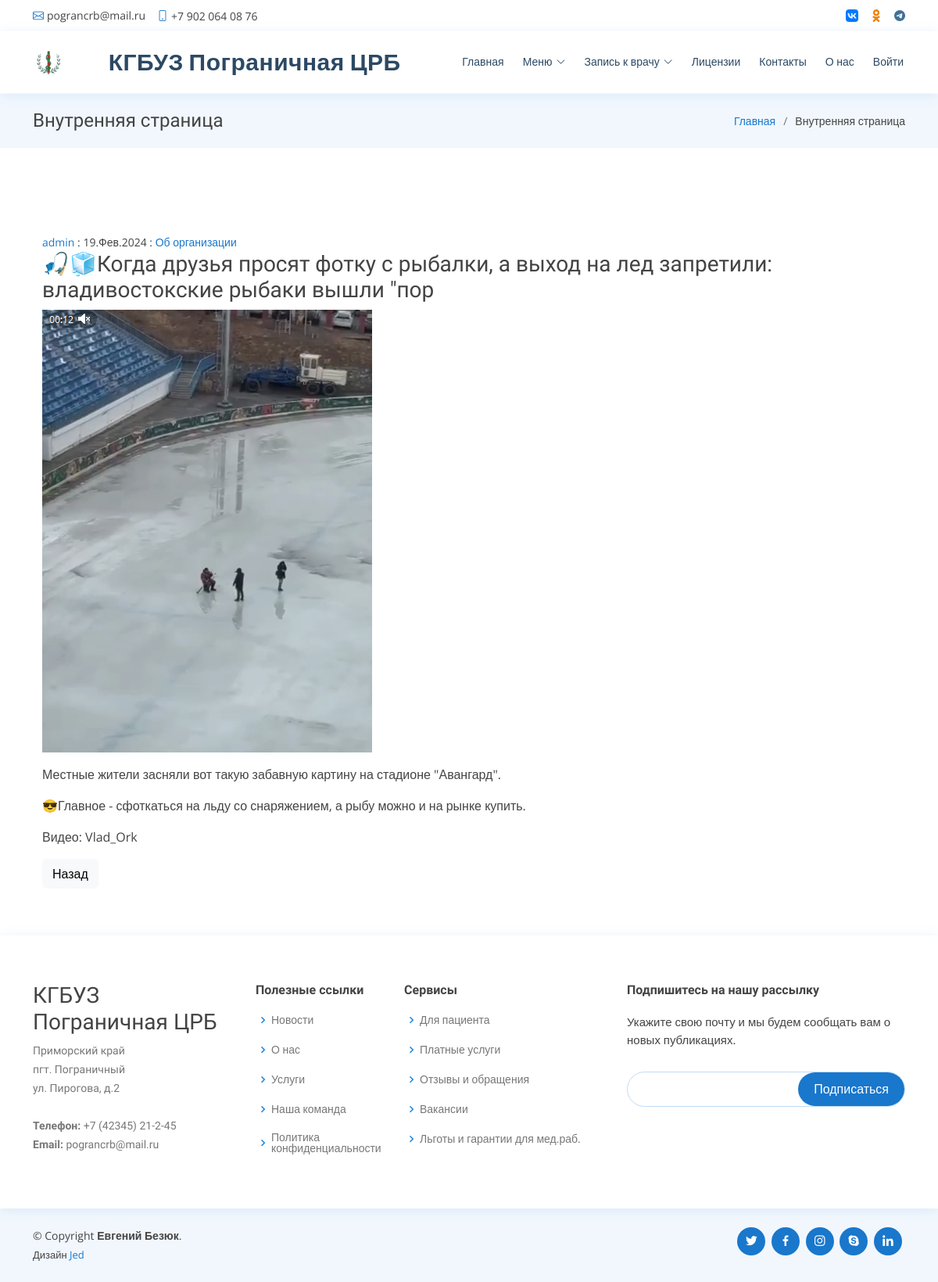
Screenshot of /news/1 with the database file from the repository.
### news/models.py (models this page shows, shortened)
class Post(models.Model):
    title = models.CharField(max_length=100, verbose_name='Заголовок')
    slug = models.SlugField(max_length=150)
    author = models.ForeignKey(User, on_delete=models.CASCADE, verbose_name='Автор')
    content = models.TextField(verbose_name='Содержание')
    categories = TreeManyToManyField('Category', verbose_name='Категории', through='PostCategory', related_name='posts')
    date_time = models.DateField(verbose_name='Создан', auto_now_add=True)
    likes = models.IntegerField(default=0, verbose_name='+')
    dislikes = models.IntegerField(default=0, verbose_name='-')
    rating = models.FloatField(default=0, verbose_name='рейтинг')
    image = models.ImageField(upload_to='posts/%Y-%m-%d/', verbose_name='Изображение', blank=True, null=True)
    class Meta:
        ordering = ('-date_time',)
        verbose_name = 'Публикация'
        verbose_name_plural = 'Публикации'

class Category(MPTTModel):
    title = models.CharField(max_length=50, unique=True, verbose_name='Название')
    parent = TreeForeignKey('self', on_delete=models.PROTECT, related_name='children', null=True, blank=True,
                            verbose_name='Родительская категория')
    slug = models.SlugField(max_length=150, unique=True)
    class MPTTMeta:
        order_insertion_by = ['title']
    class Meta:
        unique_together = [['parent', 'slug']]
        verbose_name = 'Категория'
        verbose_name_plural = 'Категория'
    def __str__(self):
        return self.title

### news/views.py (the view)
# urls.py: path('news/<int:pk>', PostDetail.as_view(), name="post_detail"),
class PostDetail(DetailView):
    model = Post
    template_name = 'news/post.html'
    context_object_name = 'post'
    def get_object(self, *args, **kwargs):  # переопределяем метод получения объекта
        obj = cache.get(f'post-{self.kwargs["pk"]}', None)
        if not obj:
            obj = super().get_object(queryset=self.queryset)
            cache.set(f'post-{self.kwargs["pk"]}', obj)
        return obj
    def get_context_data(self, **kwargs):
        context = super().get_context_data(**kwargs)
        context['is_not_authors'] = not self.request.user.groups.filter(name='authors').exists()
        context['is_authors'] = not context['is_not_authors']
        return context

### news/templatetags/custom_filters.py (called while the page is built)
@register.filter()
def censor(value):
    if not isinstance(value, str):
        raise APIException(f'Указанный id статьи, не является строкой: {value}')
    for bad in BAD_STR:
        value = value.replace(f'{bad[:1].upper()}{bad[1:]}', f'{bad[:1].upper()}{"*" * (len(bad) - 1)}')
        value = value.replace(f'{bad[:1].lower()}{bad[1:]}', f'{bad[:1].lower()}{"*" * (len(bad) - 1)}')
    return value

### templates/news/post.html (shortened to what this page needs)
{% extends 'news/default.html' %}
{% load custom_filters %}
{% load cache %}
{% block content %}
    <div class="container">
        <div class="text-start mt-5">
            {% cache 1 content_post %}
                <div>
                    <small>
                        <a class="button" href="/profile/{{ post.author.user.id }}">{{ post.author }}</a>
                        : {{ post.date_time|date:'d.M.Y' }}
                        :
                        {% for category in post.categories.all %}
                            <a class="button" href="/news/?categories={{ category.id }}">{{ category }}</a>
                        {% endfor %}
                    </small>
                </div>
                <h3>{{ post.title|censor }}</h3>
                <div class="legend">
                    <img src="{{ post.image.url }}" class="img-fluid" alt="">
                </div>
                <p>{{ post.content|censor|safe }}</p>
                <a class="btn btn-light" href="{{ request.META.HTTP_REFERER }}">Назад</a>
            {% endcache %}
        </div>
    </div>
{% endblock content %}

### static/css/style.css (style rules this page uses)
body { font-family: "Open Sans", sans-serif; color: #444444; }
h1, h2, h3, h4, h5, h6 { font-family: "Raleway", sans-serif; }

### rows the page displays
Post: author "admin", date_time "19.Фев.2024", title|censor "🎣🧊Когда друзья просят фотку с рыбалки, а выход на лед запретили: владивостокские рыбаки вышли \"пор", image (picture), content|censor "Местные жители засняли вот такую забавную картину на стадионе \"Авангард\". 😎Главное - сфоткаться на льду со снаряжением, а рыбу можно и на рынке купить. Видео: Vlad_Ork"
Category: title "Об организации"
